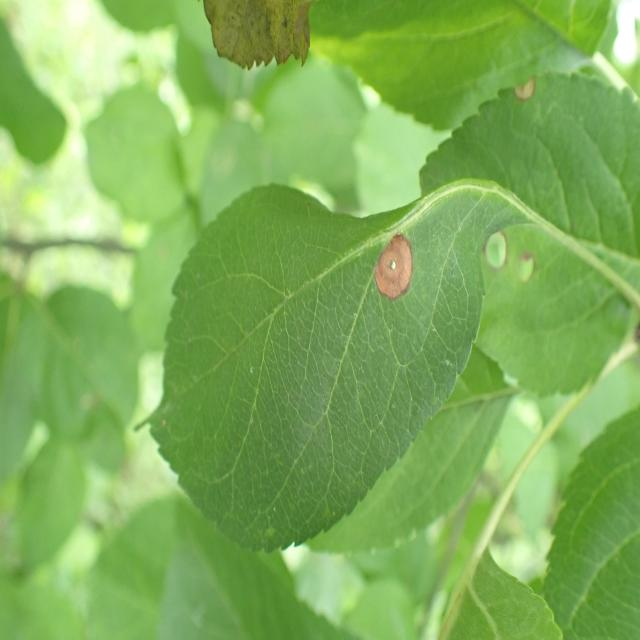
#> input picture experiment_jumlah_subset(N)/dataset/test/images/03769_frog_eye_leaf_spot_jpg.rf.4bfb9767a3d13f84692b2648654a99fe.jpg, 640 x 640 px, found by its file name; its folder holds only this picture in this run
$ python view.py
#> lines starting #> are read from the running program, lines starting #| are printed output that depends on the picture; after the words box and inside, x2 and y2 are one past the last pixel; in counts of white or black regions, pixels touching at a corner belong together
"""
view.py

2x2 comparison viewer for images with identical filenames.

Panels:
  TL: original image with YOLO-format labels drawn (labels from dataset/object_detection/train/labels)
  TR: prediction image from results/object_detection/predict/nano/
  BL: prediction image from results/object_detection/predict/small/
  BR: prediction image from results/object_detection/predict/medium/

Controls:
  Right arrow / n / d  -> next image
  Left arrow  / p / a  -> previous image
  q                   -> quit

Usage (from repo root):
  python view.py

You can override directories via command-line arguments. Designed for Windows (cmd.exe) but portable.
"""

import os
import cv2
import numpy as np
import argparse
import re


def draw_yolo_boxes(img, label_path, class_names=None, color=(0, 200, 0), thickness=2):
    """Draw YOLO-format boxes (class x_center y_center w h normalized) onto a copy of img.
    class_names: optional list mapping class index -> name. If provided, label text will use name.
    Returns the annotated copy. If label file missing, returns original copy.
    """
    out = img.copy()
    h, w = out.shape[:2]
    # dynamic font scale/thickness based on image height
    font_scale = max(0.4, min(2.0, h / 600.0))
    t_thickness = max(1, int(thickness * (h / 400.0)))

    if not os.path.exists(label_path):
        return out
    try:
        with open(label_path, 'r') as f:
            for line in f:
                line = line.strip()
                if not line:
                    continue
                parts = line.split()
                if len(parts) < 5:
                    continue
                cls = parts[0]
                try:
                    x_c = float(parts[1]) * w
                    y_c = float(parts[2]) * h
                    bw = float(parts[3]) * w
                    bh = float(parts[4]) * h
                except Exception:
                    continue
                x1 = int(max(0, x_c - bw / 2))
                y1 = int(max(0, y_c - bh / 2))
                x2 = int(min(w - 1, x_c + bw / 2))
                y2 = int(min(h - 1, y_c + bh / 2))
                cv2.rectangle(out, (x1, y1), (x2, y2), color, t_thickness)
                # map class index to name if provided
                lbl = str(cls)
                try:
                    idx = int(float(cls))
                    if class_names and 0 <= idx < len(class_names):
                        lbl = class_names[idx]
                except Exception:
                    pass
                (tw, th), _ = cv2.getTextSize(lbl, cv2.FONT_HERSHEY_SIMPLEX, font_scale, t_thickness)
                # draw filled rectangle for label background
                y_top = max(0, y1 - th - 8)
                cv2.rectangle(out, (x1, y_top), (x1 + tw + 8, y1), color, -1)
                cv2.putText(out, lbl, (x1 + 4, y1 - 4), cv2.FONT_HERSHEY_SIMPLEX, font_scale, (255, 255, 255), t_thickness, cv2.LINE_AA)
    except Exception as e:
        print(f"[draw_yolo_boxes] error reading {label_path}: {e}")
    return out


def load_or_placeholder(path, target_size=None, text=None):
    if path and os.path.exists(path):
        im = cv2.imread(path)
        if im is None:
            im = np.zeros((256, 256, 3), dtype=np.uint8)
            cv2.putText(im, 'UNREADABLE', (10, 40), cv2.FONT_HERSHEY_SIMPLEX, 0.8, (0, 0, 255), 2)
    else:
        im = np.zeros((256, 256, 3), dtype=np.uint8)
        if text:
            cv2.putText(im, text, (10, 40), cv2.FONT_HERSHEY_SIMPLEX, 0.8, (0, 0, 255), 2)
    if target_size is not None:
        im = cv2.resize(im, target_size)
    return im


def make_grid(im_tl, im_tr, im_bl, im_br):
    # Resize others to match top-left
    th, tw = im_tl.shape[:2]
    im_tr_r = cv2.resize(im_tr, (tw, th))
    im_bl_r = cv2.resize(im_bl, (tw, th))
    im_br_r = cv2.resize(im_br, (tw, th))
    top = np.hstack([im_tl, im_tr_r])
    bottom = np.hstack([im_bl_r, im_br_r])
    grid = np.vstack([top, bottom])
    return grid


def gather_files(orig_dir):
    files = [f for f in os.listdir(orig_dir) if f.lower().endswith(('.jpg', '.jpeg', '.png'))]
    files.sort()
    return files


def main():
    parser = argparse.ArgumentParser()
    parser.add_argument('--orig_dir', default=os.path.join('dataset', 'object_detection', 'test', 'images'))
    parser.add_argument('--labels_dir', default=os.path.join('dataset', 'object_detection', 'test', 'labels'))
    parser.add_argument('--pred_root', default=os.path.join('results', 'object_detection', 'predict'))
    parser.add_argument('--sort', choices=['name', 'size'], default='name', help='sorting method for files: name (natural) or size')
    parser.add_argument('--start', type=int, default=0, help='start index (0-based)')
    args = parser.parse_args()

    pred_folders = {
        'nano': os.path.join(args.pred_root, 'nano'),
        'small': os.path.join(args.pred_root, 'small'),
        'medium': os.path.join(args.pred_root, 'medium')
    }

    if not os.path.exists(args.orig_dir):
        raise SystemExit(f'Original images folder not found: {args.orig_dir}')
    files = gather_files(args.orig_dir)
    # sorting: default is natural name order; optional size sort
    def natural_key(s):
        # split numeric parts so '10' > '2'
        return [int(text) if text.isdigit() else text.lower() for text in re.split(r'(\d+)', s)]

    if args.sort == 'size':
        files_with_size = []
        for f in files:
            p = os.path.join(args.orig_dir, f)
            try:
                sz = os.path.getsize(p)
            except Exception:
                sz = 0
            files_with_size.append((f, sz))
        files_with_size.sort(key=lambda x: x[1])
        files = [t[0] for t in files_with_size]
    else:
        files.sort(key=natural_key)
    if not files:
        raise SystemExit(f'No images found in {args.orig_dir}')

    idx = max(0, min(args.start, len(files) - 1))
    print(f'Found {len(files)} images. Controls: right/n/d -> next, left/p/a -> prev, q -> quit')

    window_name = '4-way viewer'
    # create window once and set fullscreen
    cv2.namedWindow(window_name, cv2.WINDOW_NORMAL)
    try:
        cv2.setWindowProperty(window_name, cv2.WND_PROP_FULLSCREEN, cv2.WINDOW_FULLSCREEN)
    except Exception:
        # Some OpenCV builds/platforms may not support fullscreen property; continue gracefully
        pass

    while True:
        fname = files[idx]
        orig_path = os.path.join(args.orig_dir, fname)
        label_name = os.path.splitext(fname)[0] + '.txt'
        label_path = os.path.join(args.labels_dir, label_name)

        orig_img = cv2.imread(orig_path)
#> orig_img is the input picture: shape (640, 640, 3); mean B, G, R 91.4, 176.2, 129.2
        if orig_img is None:
            orig_img = np.zeros((512, 512, 3), dtype=np.uint8)
            cv2.putText(orig_img, 'UNREADABLE ORIGINAL', (10, 50), cv2.FONT_HERSHEY_SIMPLEX, 1.0, (0, 0, 255), 2)

        orig_annot = draw_yolo_boxes(orig_img, label_path, color=(0, 200, 0), thickness=2)

        nano_path = os.path.join(pred_folders['nano'], fname)
        small_path = os.path.join(pred_folders['small'], fname)
        medium_path = os.path.join(pred_folders['medium'], fname)

        target_size = (orig_annot.shape[1], orig_annot.shape[0])
        im_nano = load_or_placeholder(nano_path, target_size=target_size, text='MISSING nano')
        im_small = load_or_placeholder(small_path, target_size=target_size, text='MISSING small')
        im_medium = load_or_placeholder(medium_path, target_size=target_size, text='MISSING medium')

        # Helper to draw small footer label at bottom-right of an image
        def add_footer_text(img, text, pad=6, bg_color=(0, 0, 0), alpha=0.6):
#> called with text = 'original', pad = 6, bg_color = (0, 0, 0), alpha = 0.6
            out = img.copy()
            h, w = out.shape[:2]
            # dynamic font scale
            font_scale = max(5, min(1.2, h / 800.0))
            t_thickness = max(1, int(h / 500.0))
            (tw, th), _ = cv2.getTextSize(text, cv2.FONT_HERSHEY_SIMPLEX, font_scale, t_thickness)
            x1 = w - tw - pad - 6
            y1 = h - th - pad - 6
            x2 = w - pad
            y2 = h - pad
            # draw semi-transparent rectangle
            overlay = out.copy()
            cv2.rectangle(overlay, (x1, y1), (x2, y2), bg_color, -1)
#> overlay: shape (640, 640, 3); 15.81% of pixels changed, all inside (x1, y1, x2, y2) = (62, 522, 635, 635)
            cv2.addWeighted(overlay, alpha, out, 1 - alpha, 0, out)
            # put text in white
            cv2.putText(out, text, (x1 + 4, y2 - 6), cv2.FONT_HERSHEY_SIMPLEX, font_scale, (255, 255, 255), t_thickness, cv2.LINE_AA)
            return out

        # [5 lines of commented-out code are left out]

        orig_label = f'original'
        nano_label = f'nano'
        small_label = f'small'
        medium_label = f'medium'

        # load class names from data.yaml (if available) to map class indices -> names
        def load_class_names(yaml_path=os.path.join('dataset', 'object_detection', 'data.yaml')):
            names = None
            # try to use pyyaml if available
            try:
                import yaml
                if os.path.exists(yaml_path):
                    with open(yaml_path, 'r') as fh:
                        doc = yaml.safe_load(fh)
                        if isinstance(doc, dict) and 'names' in doc:
                            names = doc['names']
            except Exception:
                # fallback to manual parse
                try:
                    if os.path.exists(yaml_path):
                        with open(yaml_path, 'r') as fh:
                            lines = fh.readlines()
                        for i, L in enumerate(lines):
                            if L.strip().startswith('names:'):
                                # attempt to process next lines if list
                                rest = ''.join(lines[i:])
                                # naive attempt: find '[' and ']' inline
                                if '[' in rest and ']' in rest:
                                    s = rest[rest.index('['):rest.index(']') + 1]
                                    import ast
                                    try:
                                        names = ast.literal_eval(s)
                                    except Exception:
                                        names = None
                                break
                except Exception:
                    names = None
            return names

        class_names = load_class_names()
        # if class_names is None, proceed with indices
        orig_annot = add_footer_text(orig_annot, orig_label)
        im_nano = add_footer_text(im_nano, nano_label)
        im_small = add_footer_text(im_small, small_label)
#> call 3 of add_footer_text, with text = 'small', pad = 6, bg_color = (0, 0, 0), alpha = 0.6
#> in add_footer_text (call 3), `cv2.rectangle(overlay, (x1, y1), (x2, y2), bg_color, -1)`:
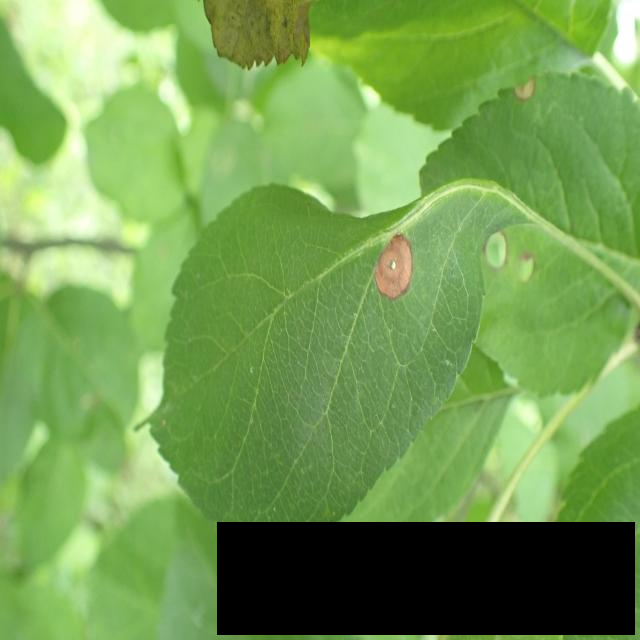
#> overlay: shape (640, 640, 3); 11.53% of pixels changed, all inside (x1, y1, x2, y2) = (217, 522, 635, 635)
        im_medium = add_footer_text(im_medium, medium_label)
#> call 4 of add_footer_text, with text = 'medium', pad = 6, bg_color = (0, 0, 0), alpha = 0.6
#> in add_footer_text (call 4), `cv2.rectangle(overlay, (x1, y1), (x2, y2), bg_color, -1)`:
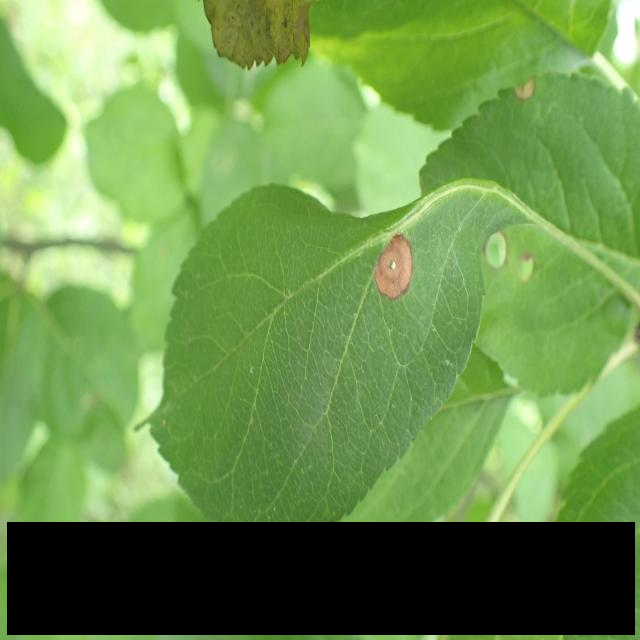
#> overlay: shape (640, 640, 3); 17.33% of pixels changed, all inside (x1, y1, x2, y2) = (7, 522, 635, 635)
#> in add_footer_text (call 4), `cv2.putText(out, text, (x1 + 4, y2 - 6), cv2.FONT_HERSHEY_SIMPLEX, fon..`:
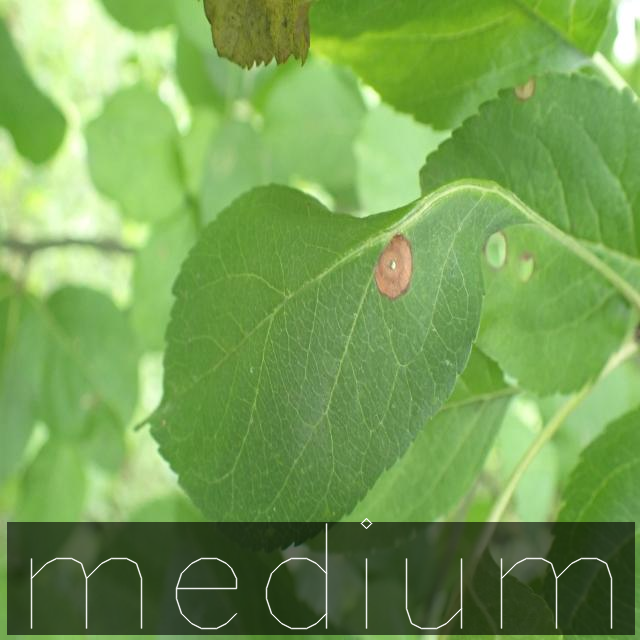
#> out: shape (640, 640, 3); mean B, G, R 83.4, 159, 117.4

        # try to find label file in several likely label folders if not present
        def find_label_file(label_basename):
            candidates = [label_path,  # current constructed path
                          os.path.join('dataset', 'object_detection', 'test', 'labels', label_basename),
                          os.path.join('dataset', 'object_detection', 'train', 'labels', label_basename),
                          os.path.join('dataset', 'object_detection', 'labels', label_basename)]
            for c in candidates:
                if os.path.exists(c):
                    return c
            # fallback: search any labels folder under dataset/object_detection
            root = os.path.join('dataset', 'object_detection')
            for dirpath, dirnames, filenames in os.walk(root):
                if os.path.basename(dirpath).lower() == 'labels':
                    cand = os.path.join(dirpath, label_basename)
                    if os.path.exists(cand):
                        return cand
            return label_path

        # redraw boxes on orig_annot using possibly better-found label file and class names
        label_basename = os.path.splitext(fname)[0] + '.txt'
        found_label = find_label_file(label_basename)
        orig_annot = draw_yolo_boxes(orig_img, found_label, class_names, color=(0, 200, 0), thickness=2)
        # add footer after drawing boxes to ensure label area not overwritten
        orig_annot = add_footer_text(orig_annot, orig_label)

        grid = make_grid(orig_annot, im_nano, im_small, im_medium)
#> in make_grid, `top = np.hstack([im_tl, im_tr_r])`:
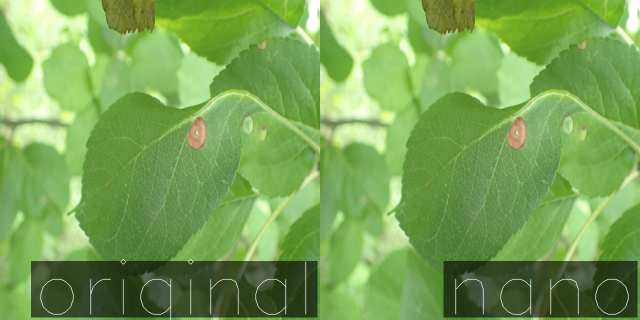
#> top: shape (640, 1280, 3) (shown at 1/2 size); mean B, G, R 85.3, 163.1, 120.2
#> in make_grid, `bottom = np.hstack([im_bl_r, im_br_r])`:
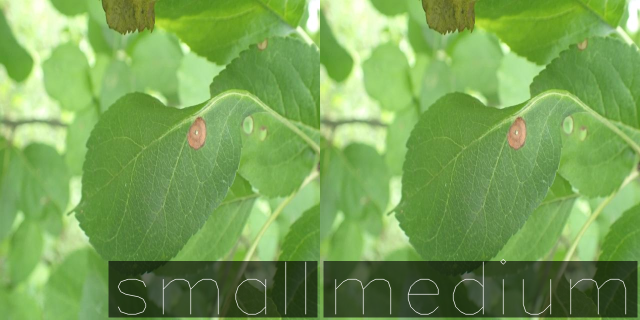
#> bottom: shape (640, 1280, 3) (shown at 1/2 size); mean B, G, R 84.8, 162, 119.5
        # prepare display filename: trim extensions and trailing '_jpg'/'_png' tokens
        base = os.path.splitext(fname)[0]
        # remove common trailing tokens like '_jpg', '_jpeg', '_png' and anything after them
        for tok in ('_jpg', '_jpeg', '_png'):
            pos = base.find(tok)
            if pos != -1:
                base = base[:pos]
                break

        # draw centered title at top of grid
        gh, gw = grid.shape[:2]
        title_text = base
        font_scale_title = max(0.6, min(2.5, gh / 600.0))
        t_th = max(1, int(gh / 400.0))
        (tw, th), _ = cv2.getTextSize(title_text, cv2.FONT_HERSHEY_SIMPLEX, font_scale_title, t_th)
        # place text at top-center with slight background for readability
        x_center = (gw - tw) // 2
        y_top = int(10 + th)
        overlay = grid.copy()
        cv2.rectangle(overlay, (x_center - 8, y_top - th - 8), (x_center + tw + 8, y_top + 6), (0, 0, 0), -1)
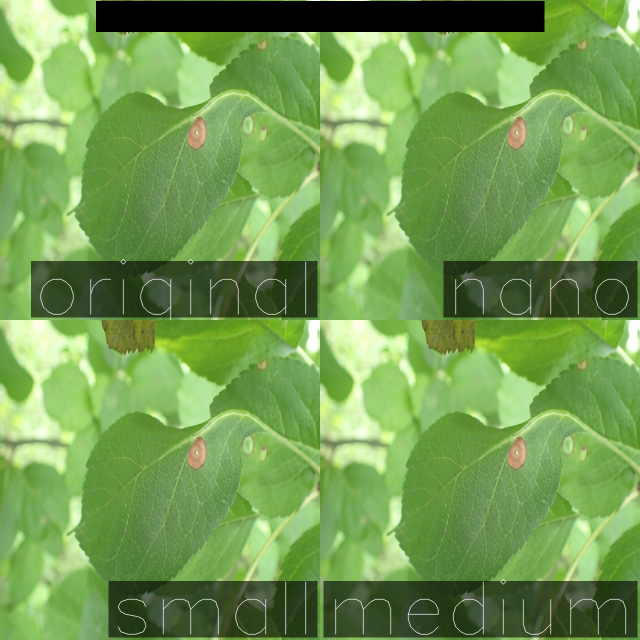
#> overlay: shape (1280, 1280, 3) (shown at 1/2 size); mean B, G, R 82.5, 156.7, 115.3
        cv2.addWeighted(overlay, 0.5, grid, 0.5, 0, grid)
        cv2.putText(grid, title_text, (x_center, y_top), cv2.FONT_HERSHEY_SIMPLEX, font_scale_title, (255, 255, 255), t_th, cv2.LINE_AA)
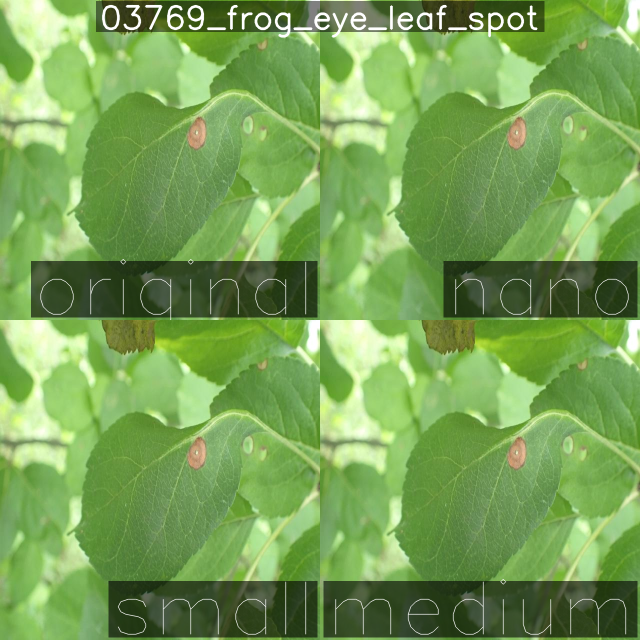
#> grid: shape (1280, 1280, 3) (shown at 1/2 size); mean B, G, R 85.2, 160.7, 118.8

        title = f'[{idx+1}/{len(files)}] {fname}  --  q=quit, arrows/n/p=nav'
        cv2.imshow(window_name, grid)
        key = cv2.waitKey(0)
#> (key q is pressed here)

        # key mapping: q or Q to quit; right arrow(83) next, left arrow(81) prev.
        if key in (ord('q'), ord('Q')):
            break
        if key in (83, ord('n'), ord('d')):
            idx = (idx + 1) % len(files)
            continue
        if key in (81, ord('p'), ord('a')):
            idx = (idx - 1) % len(files)
            continue

    cv2.destroyAllWindows()


if __name__ == '__main__':
    main()

$ run again, on experiment_jumlah_subset(N)/dataset/train/images/00334_frog_eye_leaf_spot_jpg.rf.e4dcfdcad6e122553ca11a4030aed447.jpg
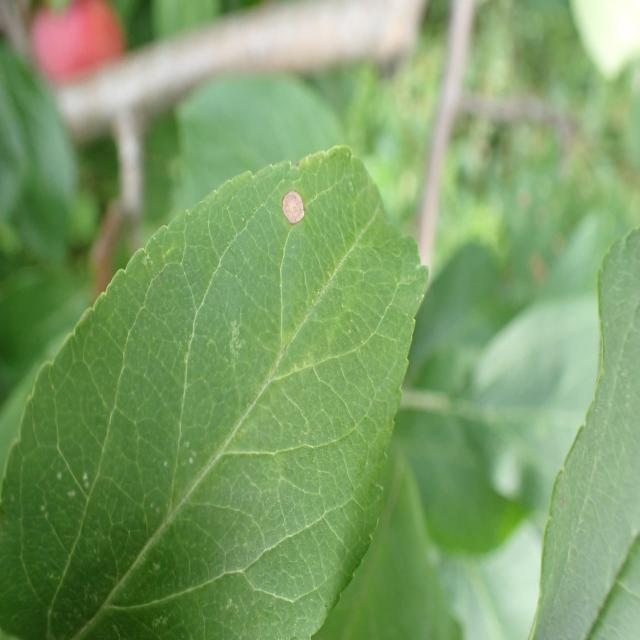
#> input picture experiment_jumlah_subset(N)/dataset/train/images/00334_frog_eye_leaf_spot_jpg.rf.e4dcfdcad6e122553ca11a4030aed447.jpg, 640 x 640 px, found by its file name
#> in main, orig_img is the input picture: shape (640, 640, 3); mean B, G, R 104.1, 157.9, 125.5
#> in make_grid, `bottom = np.hstack([im_bl_r, im_br_r])`:
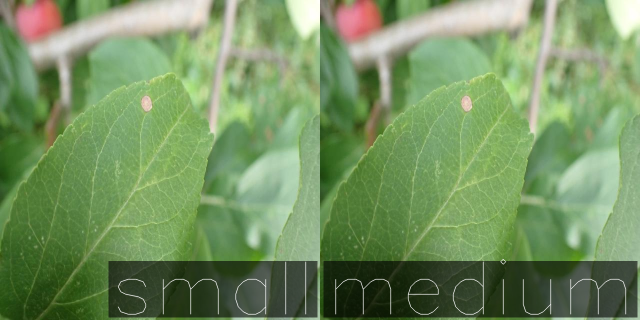
#> bottom: shape (640, 1280, 3) (shown at 1/2 size); mean B, G, R 97, 145.8, 116.8
#> in main, `cv2.putText(grid, title_text, (x_center, y_top), cv2.FONT_HERSHEY_SIMP..`:
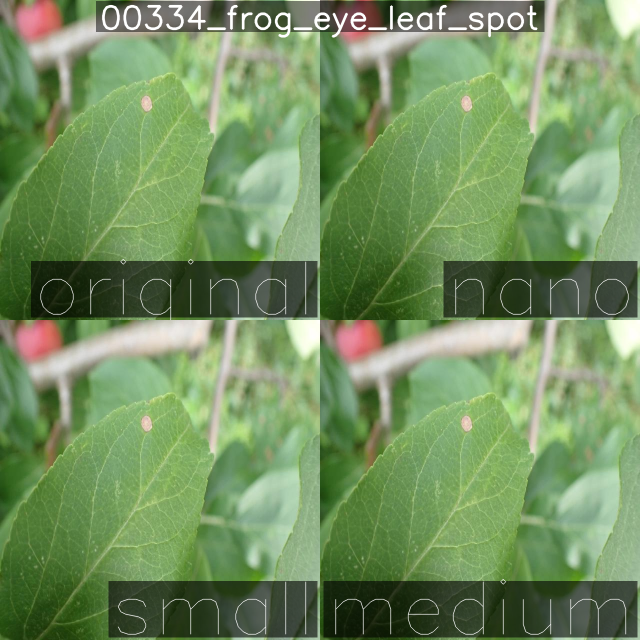
#> grid: shape (1280, 1280, 3) (shown at 1/2 size); mean B, G, R 95.7, 144.1, 115
